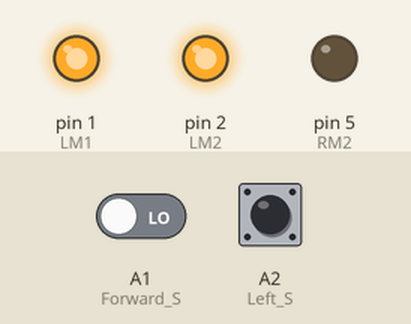
The sketch below on a simulated Arduino Uno, built with avr-gcc and run on an emulated ATmega328P. Parts: output pins drawn as LEDs (lit = HIGH). The inputs (shaded band) are chosen by the test bench; at power-on: A1 (Forward_S) LOW, A2 (Left_S) LOW.

Above: at 1.4 s.
1.5 s: A1 (Forward_S) driven HIGH
At 2.4 s:
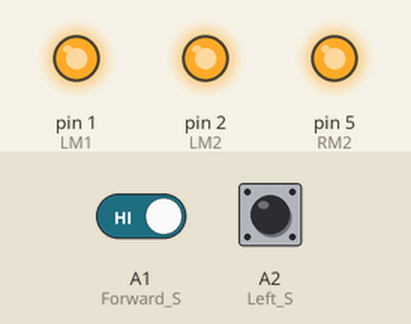
3.0 s: A1 (Forward_S) driven LOW
At 3.6 s:
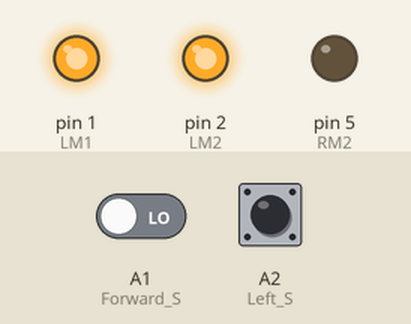
Timing chart, 0 to 6.0 s (numbered marks = the images above; inputs shaded):
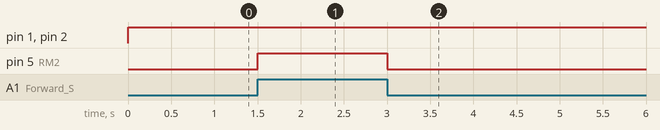

Measured:
- after the input at 1.5 s, pin 5 (RM2): LOW → HIGH at once
- after the input at 3.0 s, pin 5 (RM2): HIGH → LOW at once

The sketch:

FireFightingRobotCode.ino
```cpp
/*------ Arduino Fire Fighting Robot Code----- */

int pos = 0;
boolean fire = false;
/*-------defining Inputs------*/
#define Left_S A2    // left sensor
#define Right_S A0   // right sensor
#define Forward_S A1 //forward sensor
/*-------defining Outputs------*/
#define LM1 1  // left motor
#define LM2 2  // left motor
#define RM1 2  // right motor
#define RM2 5  // right motor

void setup() {
  pinMode(Left_S, INPUT);
  pinMode(Right_S, INPUT);
  pinMode(Forward_S, INPUT);
  pinMode(LM1, OUTPUT);
  pinMode(LM2, OUTPUT);
  pinMode(RM1, OUTPUT);
  pinMode(RM2, OUTPUT);


}

/*
void put_off_fire() {
  delay(500);
  digitalWrite(LM1, HIGH);
  digitalWrite(LM2, HIGH);
  digitalWrite(RM1, HIGH);
  digitalWrite(RM2, HIGH);
  digitalWrite(pump, HIGH);
  delay(500);
  for (pos = 50; pos <= 130; pos += 1) {
    myservo.write(pos);
    delay(10);
  }
  for (pos = 130; pos >= 50; pos -= 1) {
    myservo.write(pos);
    delay(10);
  }
  digitalWrite(pump, LOW);
  myservo.write(90);
  fire = false;
}*/


void loop() {
  //myservo.write(90);                                                                         //Sweep_Servo();
  if (digitalRead(Left_S) == 1 && digitalRead(Right_S) == 1 && digitalRead(Forward_S) == 1)  //If Fire not detected all sensors are zero
  {
    //Do not move the robot
    digitalWrite(LM1, HIGH);
    digitalWrite(LM2, HIGH);
    digitalWrite(RM1, HIGH);
    digitalWrite(RM2, HIGH);
  } else if (digitalRead(Forward_S) == 0)  //If Fire is straight ahead
  {
    //Move the robot forward
    digitalWrite(LM1, HIGH);
    digitalWrite(LM2, LOW);
    digitalWrite(RM1, HIGH);
    digitalWrite(RM2, LOW);
    fire = true;
  } else if (digitalRead(Left_S) == 0)  //If Fire is to the left
  {
    //Move the robot left
    digitalWrite(LM1, HIGH);
    digitalWrite(LM2, LOW);
    digitalWrite(RM1, HIGH);
    digitalWrite(RM2, HIGH);
  } else if (digitalRead(Right_S) == 0)  //If Fire is to the right
  {
    //Move the robot right
    digitalWrite(LM1, HIGH);
    digitalWrite(LM2, HIGH);
    digitalWrite(RM1, HIGH);
    digitalWrite(RM2, LOW);
  }
  delay(300);  //Slow down the speed of robot
 /* while (fire == true) {
    put_off_fire();
  }*/
}
```
